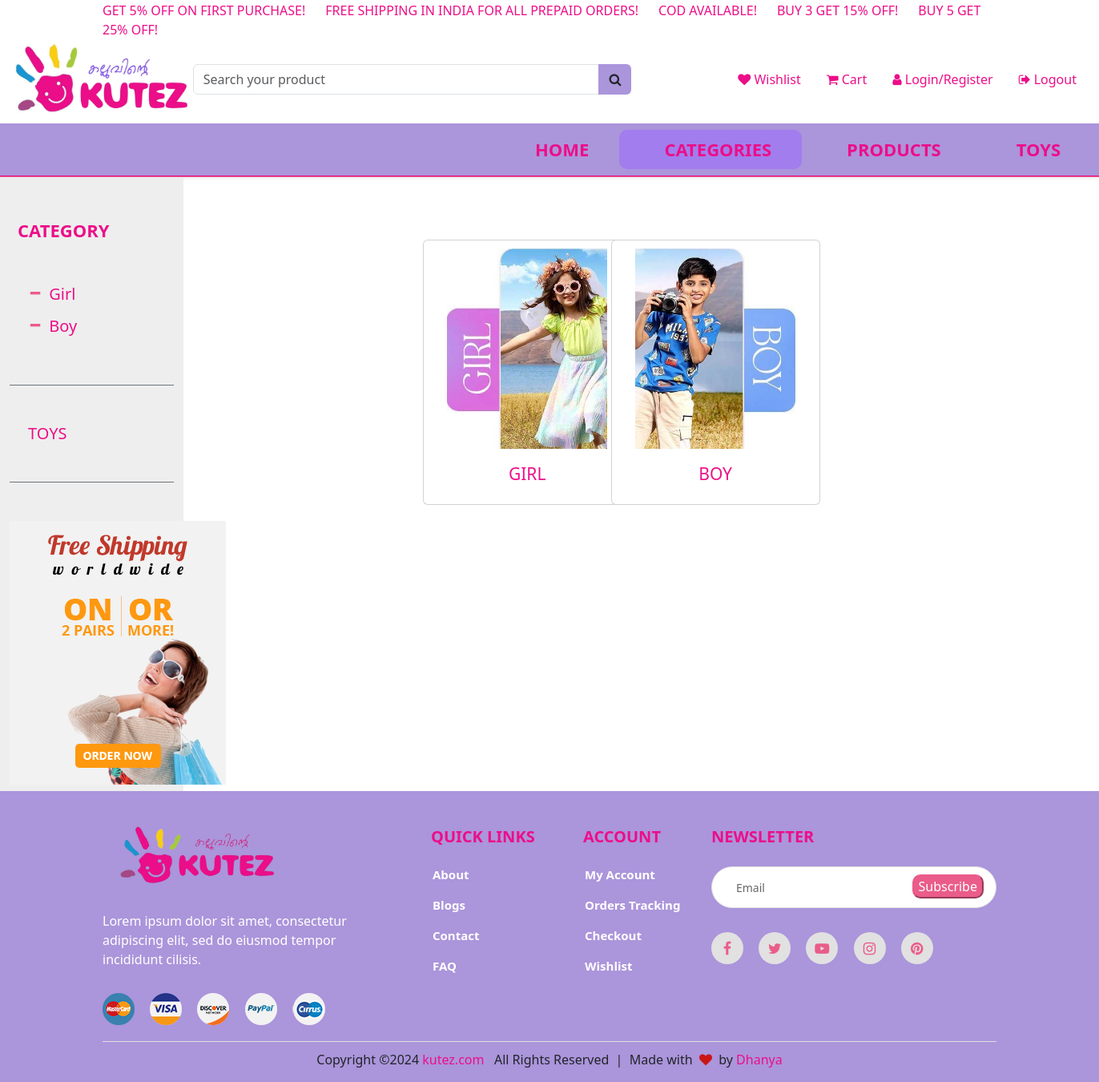
Page /categories/ on the committed database.
### shop/models.py (models this page shows, shortened)
class Category(models.Model):
    name = models.CharField(max_length=250, unique=True, default=1)
    slug = models.SlugField()
    description = models.TextField(blank=True)
    image = models.ImageField(upload_to='category', blank=True)
    class Meta:
        ordering = ('name',)
        verbose_name = 'category'
        verbose_name_plural = 'categories'

### shop/views.py (the view)
# urls.py: path('categories/', categories, name="category"),
def categories(request):
    categories = Category.objects.all().order_by('-name')
    context = {'categories': categories}
    return render(request, 'category.html', context)

### templates/category.html (shortened to what this page needs)
{% extends 'base.html' %}
{% load static %}
{% block content %}
<div class="container-fluid">
    <div class="row">
        <div class="col-md-8 order-md-2 col-lg-9">
            <div class="container-fluid">
                <div class="content" style="padding-top: 50px; padding-bottom: 20px;">
                </div>
                <div class="row" style="padding-left: 300px;">
                    {% for i in categories %}
                    <div class="col-6 col-md-6 col-lg-4 mb-3">
                        <div class="card h-100" style="margin-left: -25px;margin-right: -25px">
                            <div class="card-img-top">
                                <a href="{% url 'products_list_by_category' category_slug=i.slug %}">
                                    <img src="{% if i.image %}{{i.image.url}}{% else %}{% static 'images/default_img.png' %}{% endif %}" class="img-fluid mx-auto d-block" alt="" style="width:200px; height: 250px;">
                                </a>
                            </div>
                            <div class="card-body text-center">
                                <h4>
                                    <a href="{% url 'products_list_by_category' category_slug=i.slug %}"
                                        class=" font-weight-bold text-uppercase small">
                                        {{ i.name }}</a>
                                </h4>
                            </div>
                        </div>
                    </div>
                    {% endfor %}
                </div>
            </div>
        </div>
        {% include 'category-sidebar.html' %}
    </div>
</div>
{% endblock %}

### templates/category-sidebar.html
<div class="col-md-2 sidebar-filter">
    <div class="mt-0 mb-5 text-uppercase" style="padding-top: 50px; padding-left: 10px;">
        <span class="text-category">Category</span></div>
    <div class="mt-2 mb-2 pl-2">
        <div class="categories">
            <ul class="fa-ul">
                {% for i in categories %}
                <li><span class="fa-li"><i class="fa fa-minus"></i></span><a href="{% url 'products_list_by_category' category_slug=i.slug %}">{{ i.name }}</a></li>
                {% endfor %}
            </ul>
        </div>
    </div>
    <div class="divider mt-5 mb-5 border-bottom border-secondary"></div>
    <div class="mt-2 mb-2 pl-2">
        <div class="categories">
            <h6 class="mb-3 text-uppercase"><a href="#">Toys</a></h6>
        </div>
    </div>
    <div class="divider mt-5 mb-5 border-bottom border-secondary"></div>
    <div class="mt-2 mb-2 pl-2">
        <img src="/static/images/banner/shipping.jpg" alt="">
    </div>
</div>

### static/css/category.css (style rules this page uses)
.sidebar-filter { background-color: #eee; }
.text-category { color: #ec0e89; font-weight: bold; font-size: 22px; }
.categories { padding-left: 15px; }
.categories span { color: #ea5c8a; }
.categories ul li { padding-bottom: 10px; }
.categories ul li a { color: #ec0e89; text-decoration: none; font-size: 20px; }
.categories h6 a { text-decoration: none; padding-left: 8px; color: #ec0e89; font-size: 20px; }
.card-img-top { padding-top: 10px; }
.card-body h4 { text-align: center; }
.card-body a { text-decoration: none; color: #ec0e89; }

### rows in the picture
Category: image (picture), name "GIRL", name "Girl"
Category: image (picture), name "BOY", name "Boy"
